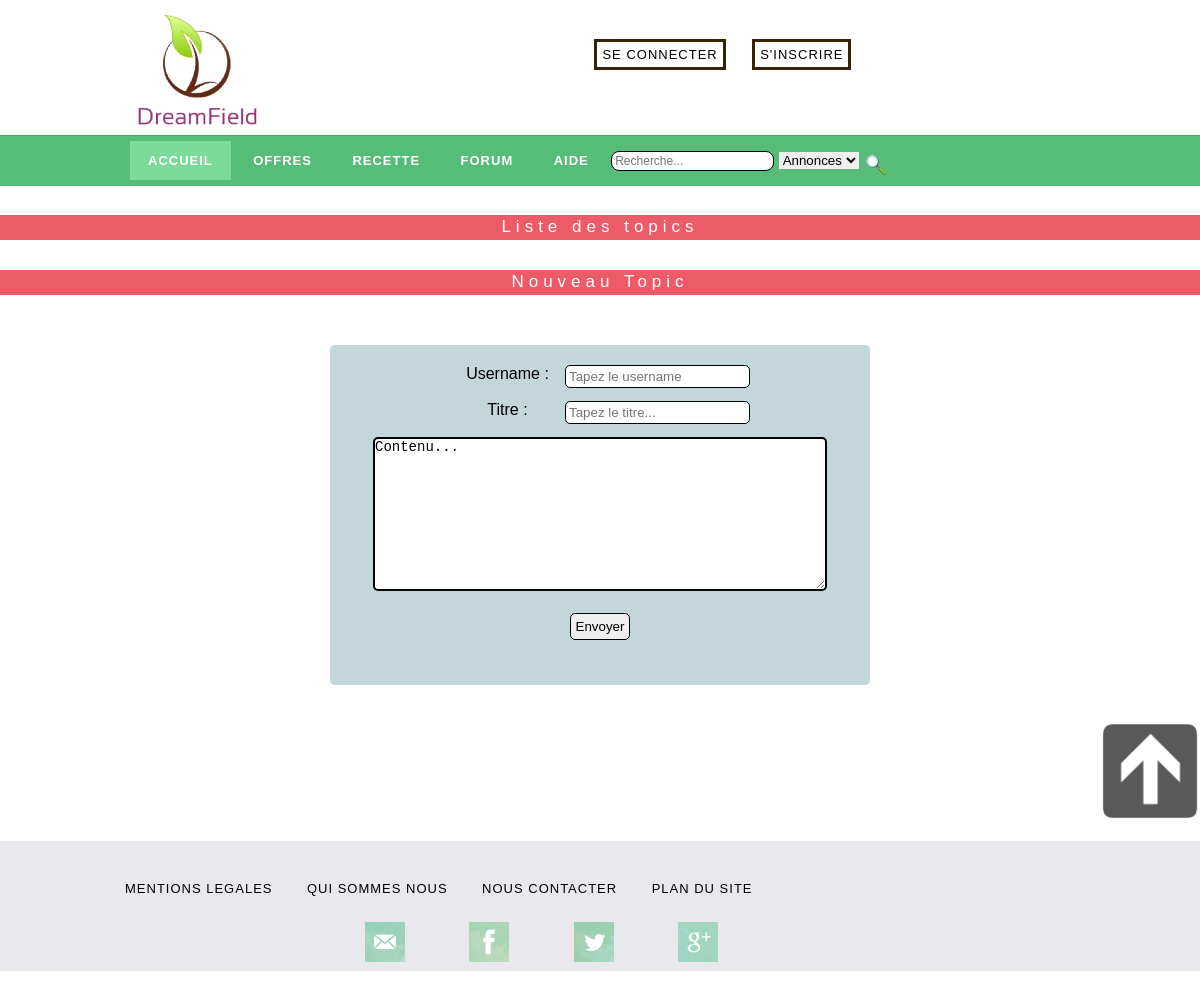
The app's page /?page=forum, older data.
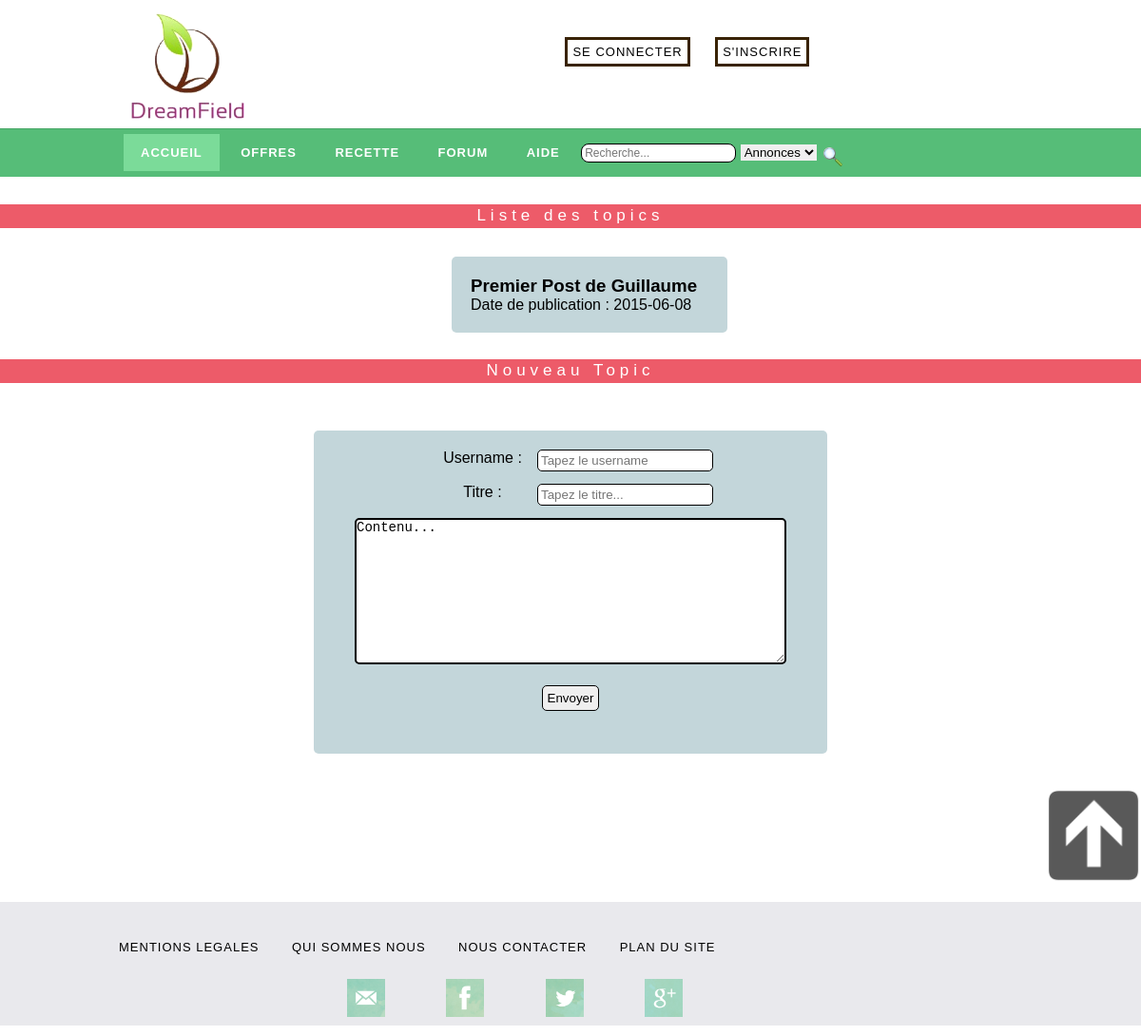
The same page, newer data.
### tables this page shows
CREATE TABLE `forum` (
`id` int(11) NOT NULL,
  `titre` varchar(30) NOT NULL,
  `username` varchar(20) NOT NULL,
  `question` varchar(255) NOT NULL,
  `date_de_publication` date NOT NULL
);

### controleurs/forum.php (called while the page is built)
<?php
require('vues/forum.php');
?>

### vues/forum.php (the view, shortened to what this page needs)
	<div id="container_forum">
<?php
$req = $bdd->query('SELECT id, titre, username, date_de_publication FROM forum');
?>
		<div class="titre_forum">
			<div id="principal" class="titre-bis_forum">Liste des topics</div>
		</div>
		<div id="contenu-topic_forum">
			<div id="contenu-topic-bis_forum">
			<?php
			while($cat=$req->fetch())
			{?>
			<div id="topic_forum">
				<fieldset id="topic-bis_forum">
					<div id="titre-topic_forum">
						<a href="?page=sujet&id=<?php echo $cat['id'] ?>">
							<h3 id="titre-topic-bis_forum"><legend><?php echo $cat['titre']." de ".$cat['username'] ?></legend></h3>
						</a>
					</div>
					<div>Date de publication : <?php echo $cat['date_de_publication']?></div>
				</fieldset>
			</div>
<?php
}
?>
			</div>
		</div>
<div id="ecart">
			<fieldset id="topic">
				<div class="titre_forum">
					<div id="nt_forum" class="titre-bis_forum">Nouveau Topic</div>
				</div>
				<div id="newtopic_forum">
					<form id="newtopic-bis_forum" method="post" action="?page=deposertopic" >
					<div id="donnee_forum">
						Username :  <input class="champ_forum" id="username-donnee_forum" type="text" name="username" id="username" placeholder="Tapez le username" /></br></br>
						Titre :  <input class="champ_forum" id="titre-donnee_forum" type="text" name="titre" id="titre" placeholder="Tapez le titre..." /></br></br>
					</div>
						 <textarea  id="contenu_forum" name="contenu" rows="8" cols="45">Contenu...</textarea></br></br>
						<input id="valider_forum" type="submit" value="Envoyer" />
					</form>
				</div>
			</fieldset>
</div>

### index.php (shortened to what this page needs)
<!DOCTYPE html>
<html>
<head>
</head>
<body>
    <header>
        <?php include("vues/header.php"); ?>
    </header>
        <?php
        if (!isset($_GET["page"]) || $_GET["page"] == "") {
            include("controleurs/accueil.php");
        }
        else if (isset($_GET['page'])&& !empty($_GET['page']) && is_file('controleurs/'.$_GET['page'].'.php')) {
           include("controleurs/".$_GET["page"].".php");
        }
        else {
            include("vues/404.php");
        }
        ?>
        <div id="logo-fl">
            <a href="#"><img src="static/img/logo/fleche.png" id="logo-fleche" ></a>
        </div>
    <footer>
<?php include("vues/footer.php"); ?>
    </footer>
</body>
</html>

### vues/header.php (shortened to what this page needs)
<?php
if(isset($_SESSION['id'])){
        ?>
<div id="header_header">
  <div  id="top-header" class="container_header">
      <a href="index.php"><img src="static/img/logo/logo.png" id="logo"></a>
      <div id="acces_compte">
         <a class="connection_inscription_panier" href="?page=ProfilUtilisateur&id=<?php echo $_SESSION['id'];?>">Mon Profil</a>
      <a class="connection_inscription_panier" style="cursor:pointer" id="toggler"> Mon Panier (0) </a>
      <div id="toggle" style="display:none;  z-index: 1;"> Votre panier est vide.</div>
        <script type='text/javascript'>
        // On attend que la page soit chargée
        $(document).ready(function()
        {
           // On cache la zone de texte
           $('#toggle').hide();
           // toggle() lorsque le lien avec l'ID #toggler est cliqué
           $('as#toggler').on('click',function()
          {
               var offset = $('#toggler').offset();
               console.log(offset.top);
               var x = offset.left;
               var y = offset.top;
              $('#toggle').css('top', y+15);
              $('#toggle').css('left', x-15);
              $('#toggle').toggle(400);
           });
         });
        </script>
     </div>
  </div>
  <div id="menu_header" class="container_header">
    <ul>
          <li id="current_page_item"><a href="?page=accueil"  class="menu-text_header" >Accueil</a></li>
          <li><a href="?page=offres" class="menu-text_header" >Offres</a></li>
          <li><a href="?page=deposerAnnonce" class="menu-text_header" >Déposer une annonce</a></li>
          <li><a href="?page=recettes" class="menu-text_header" >Recette</a></li>
          <li><a href="?page=forum" class="menu-text_header" >Forum</a></li>
          <li><a href="?page=aide" class="menu-text_header" >Aide</a></li>
          <li id="recherche">
            <form id="search" method="post" action="?page=search">
              <input id="search_data" name="saisie" type="search" placeholder="Recherche..." required />
              <select name="categorie">
                <option value="annonces">Annonces</option>
                <option value="users">Utilisateur</option>
              </select>
              <input border=0 src="static/img/logo/logo-recherche.png" width="20px" height="20px" type=image Value=submit align="middle" name="submit">
            </form>
          </li>
    </ul>
  </div>
</div>
        <?php }
     else{
      ?>
<div id="header_header">
  <div  id="top-header" class="container_header">
      <a href="index.php"><img src="static/img/logo/logo.png" id="logo"></a>
      <div id="acces_compte">
      <a class="connection_inscription_panier" href="?page=connexion">Se connecter</a>
      <a class="connection_inscription_panier" href="?page=inscription">S'inscrire </a>
     </div>
  </div>
  <div id="menu_header" class="container_header">
    <ul>
          <li id="current_page_item"><a href="?page=accueil"  class="menu-text_header" >Accueil</a></li>
          <li><a z-index="1" href="?page=offres" class="menu-text_header" >Offres</a></li>
          <li><a href="?page=recettes" class="menu-text_header" >Recette</a></li>
          <li><a href="?page=forum" class="menu-text_header" >Forum</a></li>
          <li><a href="?page=aide" class="menu-text_header" >Aide</a></li>
          <li id="recherche">
            <form id="search" method="post" action="?page=search">
              <input id="search_data" name="saisie" type="search" placeholder="Recherche..." required />
              <select name="categorie">
                <option value="annonces">Annonces</option>
              </select>
              <input border=0 src="static/img/logo/logo-recherche.png" width="20px" height="20px" type=image Value=submit align="middle" name="submit">
            </form>
          </li>
    </ul>
  </div>
</div>
      <?php }
      ?>

### vues/footer.php (shortened to what this page needs)
<div class="footer-container">
  <footer>
        <div id="champ-footer">
          <ul>
            <div id="text-footer">
              <li><a href="?page=mentions_legales" class="text-footer" > Mentions legales </a></li>
              <li><a href="?page=qui_sommes_nous" class="text-footer" > Qui sommes nous </a></li>
              <li><a href="?page=contacter" class="text-footer" > Nous contacter </a></li>
              <li><a href="?page=plan_du_site" class="text-footer" > Plan du site </a></li>
            </div>
            <div id="logo-footer">
              <li><a href="email.html"> <img class="logo_reseaux_sociaux" src="static/img/logo/email.png"/></a></li>
              <li><a href="facebook"><img class="logo_reseaux_sociaux" src="static/img/logo/facebook.png"/></a></li>
              <li><a href="twitter"><img class="logo_reseaux_sociaux" src="static/img/logo/twitter.png"/></a></li>
              <li><a href="google"><img class="logo_reseaux_sociaux" src="static/img/logo/google.png"/></a></li>
            </div>
          </ul>
        </div>
  </footer>
</div>

### static/css/Style_accueil.css (style rules this page uses)
body { font-family: helvetica; }
* { margin: 0px; padding: 0px; border: 0px; text-decoration: none; list-style-type: none; color: black; }
#logo-fl { width:100%; height:100px; margin-bottom: 20px; }
#logo-fleche { width:100px; height:100px; margin:0 auto; float:right; }

### static/css/Style_connexion.css (style rules this page uses)
body { font-family: helvetica; }
* { margin: 0px; padding: 0px; border: 0px; text-decoration: none; list-style-type: none; color: black; }

### static/css/Style_redirection.css (style rules this page uses)
body { font-family: helvetica; }
* { margin: 0px; padding: 0px; border: 0px; text-decoration: none; list-style-type: none; color: black; }

### static/css/Style_DeposerAnnonce.css (style rules this page uses)
body { font-family: helvetica; }
textarea { min-width:450px; height: 150px; max-width: 450px; }

### static/css/Style_forum.css (style rules this page uses)
#container_forum { height: 100%; margin-top: 80px; }
.titre_forum { width:100%; height:25px; background-color: #ED5B69; text-align: center; letter-spacing: 1px; font-size: 15px; }
.titre-bis_forum { color: #FFF; letter-spacing: 5px; font-size: 17px; width: 300px; height: 30px; padding-top:2px; margin: 0 auto; }
#contenu-topic_forum { margin-top: 30px; margin-bottom: 10px; }
#contenu-topic-bis_forum { height: 100%; width: 250px; margin: 0 auto; }
#topic_forum { background-color: #C3D6DA; border-radius: 5px; padding: 20px; width: 250px; }
#titre-topic-bis_forum { color: blue; }
#newtopic-bis_forum { width: 500px; margin: 0 auto; }
#newtopic-bis_forum { text-align: center; background-color: #C3D6DA; width: 500px; height:300px; padding: 20px; border-radius: 5px; margin-top: 50px; }
#donnee_forum { width: 300px; margin: 0 auto; }
.champ_forum { border: 1px solid; border-radius: 5px; float: right; }
#contenu_forum { border: 2px solid; border-radius: 5px; font-size: 14px; }
#valider_forum { padding: 5px; border: 1px solid; border-radius: 5px; }

### static/css/footer.css (style rules this page uses)
.footer-container { position:relative; }
footer { float:bottom; padding-top: 15px; background-color: rgb(233,233,237); width: 100%; height:100px; }
#champ-footer li { text-transform: uppercase; display: inline-block; margin-top:10px; padding-right: 30px; letter-spacing: 1px; font-family: helvetica; font-size: 13px; text-align: center; }
#text-footer { margin: 0 auto; width:950px; }
.text-footer { text-decoration: none; color:black; }
#logo-footer { margin: 0 auto; width:500px; }
.logo_reseaux_sociaux { display:block; height: 40px; width: 40px; padding: 15px; }

### static/css/header.css (style rules this page uses)
#header_header { float:top; margin-left: 0 auto; width: 900; }
#top-header { height:135px; float:middle; width:100%; margin:auto; margin: 0 auto; width:1000px; }
#logo { display: inline-block; height: 160px; width: 190px; margin: 0; }
#acces_compte { padding-top: 45px; padding-left: 300px; display: inline-block; vertical-align: top; border:2px; }
.connection_inscription_panier { margin-right: 22px; color: black; font-size: 13px; text-transform:uppercase; text-decoration: none; letter-spacing: 1px; padding:5px; border:3px solid; border-color: #392304 }
#menu_header { position:absolute; background: #56BD78; padding-top: 5px; border-top: 1px solid #47A665; width: 100%; margin-bottom: 20px; }
#menu_header ul { height:25px; margin: 0 auto; width:1000px; padding: 10px 0px 10px 60px; list-style: none; line-height: normal; }
#menu_header li { display: inline-block; }
.menu-text_header { padding: 12px 18px; letter-spacing: 1px; text-decoration: none; text-transform: uppercase; font-size: 13px; font-weight: 700; color: #FFF; }
#menu_header #current_page_item a { background: #7BDB99; color: #FFF; text-transform: uppercase; }
#search { display: inline-block; }
#search_data { border:1px solid; height:20px; border-radius: 8px; font-size: 12px; }
input { padding:3px ; }

Row changes from the older to the newer data that the page shows:
added forum: titre "Premier Post", username "Guillaume", date_de_publication "2015-06-08"
